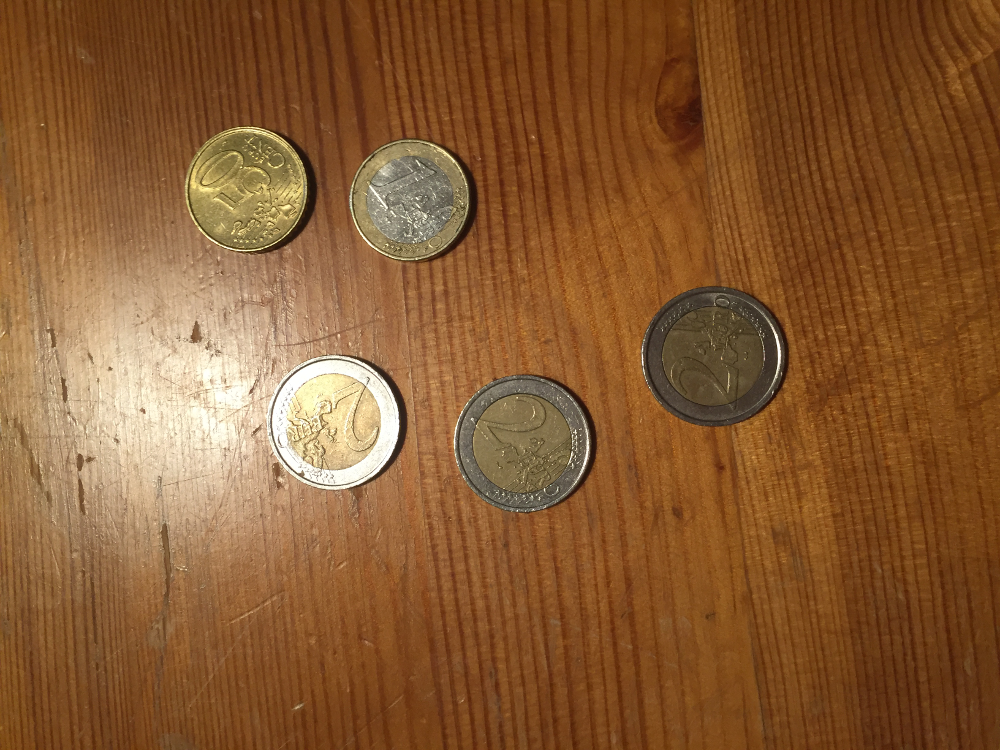
#> input picture circles/coins.png, 1000 x 750 px
$ python circles.py coins.png   (Python 2 division)   (older library calls are emulated)
#> lines starting #> are read from the running program, lines starting #| are printed output that depends on the picture; after the words box and inside, x2 and y2 are one past the last pixel; in counts of white or black regions, pixels touching at a corner belong together
import cv2
import cv2.cv
import numpy as np
import sys

# http://www.pyimagesearch.com/2014/07/21/detecting-circles-images-using-opencv-hough-circles/
#hello

print "Reading image..."
img = cv2.imread(sys.argv[1], 0)
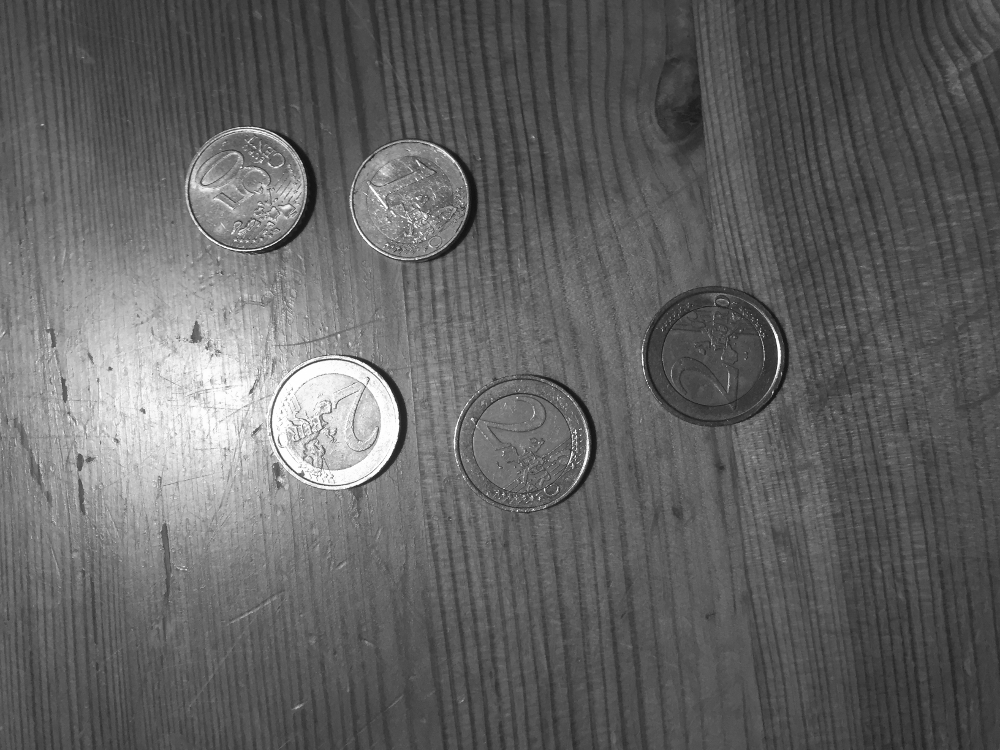
#> img: shape (750, 1000); min 17, max 255, mean 98.8
img2 = cv2.imread(sys.argv[1], 1)
#> img2 is the input picture: shape (750, 1000, 3); mean B, G, R 50.2, 90.4, 135.6

# [5 lines of commented-out code are left out]


print "Blurring image..."
blurred = cv2.medianBlur(img, 5)
print "Greyscaling image..."
# [8 lines of commented-out code are left out]

print "Detecting circles..."

circles = cv2.HoughCircles(blurred, cv2.cv.CV_HOUGH_GRADIENT, 1, 20,
                           param1=50, param2=100, minRadius=10, maxRadius=150)
#> circles = [[332.5, 422.5, 66.9], [522.5, 441.5, 66.9], [716.5, 355.5, 67.9], [246.5, 188.5, 61.4]]

print "Converting to uint16..."

circles = np.uint16(np.around(circles))
#> circles = [[332, 422, 67], [522, 442, 67], [716, 356, 68], [246, 188, 61]]

print "Found {} circles".format(len(circles))
#| Found 1 circles

for i in circles[0, :]:
    print "Drawing circle {}".format(i)
    # draw the outer circle
    cv2.circle(img2, (i[0], i[1]), i[2], (0, 255, 0), 2)
    # draw the center of the circle
    cv2.circle(img2, (i[0], i[1]), 2, (0, 0, 255), 3)
#> this loop made 4 passes
#| Drawing circle [332 422  67]
#| Drawing circle [522 442  67]
#| Drawing circle [716 356  68]
#| Drawing circle [246 188  61]
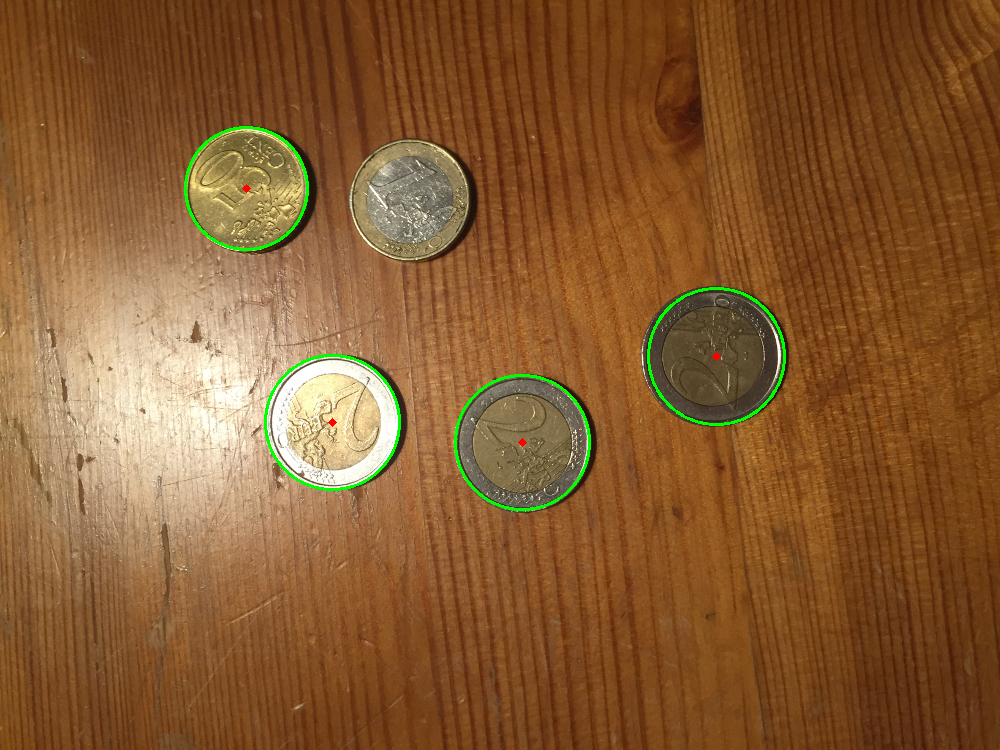
#> img2: shape (750, 1000, 3); 0.69% of pixels changed, all inside (x1, y1, x2, y2) = (184, 126, 786, 511)

cv2.imshow('detected circles', img2)
cv2.waitKey(0)
cv2.destroyAllWindows()
